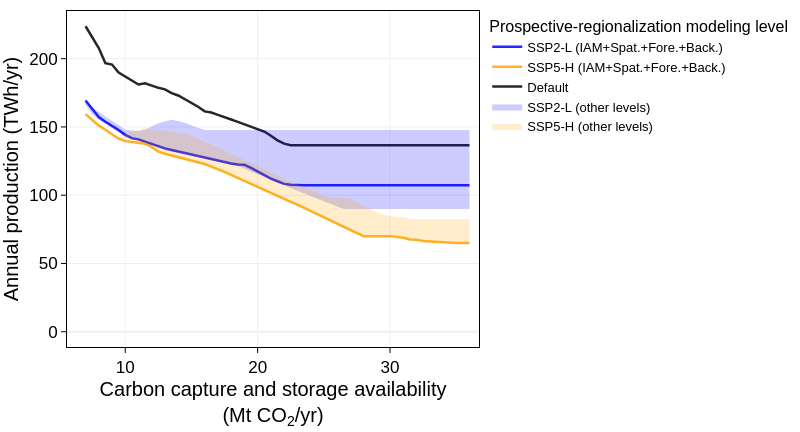

Write notebook code for a chart like this one.
### Code cell
plot_sensitivity('NEW_WIND_ONSHORE', show_legend=show_legend)
